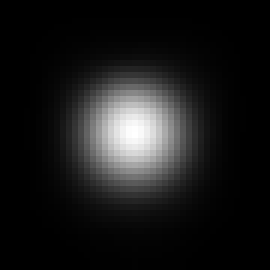
%> input picture Datasets/Illumination/PSFmodel/svPSFmodel_EigenPSFs_Illumination.tif, 45 x 45 px (shown 6 times larger)
$ octave ScriptLRTV.m   (GNU Octave 9; MATLAB toolbox functions it lacks are replaced by stand-ins)
%> lines starting %> are read from the running program, lines starting %| are printed output that depends on the picture
%> the answer given: ../Datasets/Illumination/PSFmodel/svPSFmodel_EigenPSFs_Illumination.tif
### Code/makeEdgeAtt.m
function edgeMask = makeEdgeAtt(L,ImDim)
%> called with L = 15, ImDim = 45

% This function create a square array of dimension ImDim x ImDim
% of amplitude 1 with the edges attenuated to zero using a cos function
% to a length of L pixels.
%
% By Raphael Turcotte (2020)
% University of Oxford
% raphael.turcotte@pharm.ox.ac.uk / rturcotte861@gmail.com

edgeMask = ones(ImDim,ImDim);

for i = L:-1:1
    edgeMask(i,:) = cos((L+1-i)*pi/(L*2))*edgeMask(i,:);
    edgeMask(:,i) = cos((L+1-i)*pi/(L*2))*edgeMask(:,i);
    edgeMask(end+1-i,:) = cos((L+1-i)*pi/(L*2))*edgeMask(end+1-i,:);
    edgeMask(:,end+1-i) = cos((L+1-i)*pi/(L*2))*edgeMask(:,end+1-i);
end
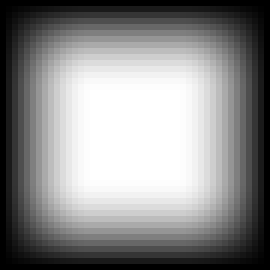
%> edgeMask: size 45x45 double (shown 6 times larger); min 8.02e-32, max 1, mean 0.54

### Code/RLTV_SVdeconv.m
function result = RLTV_SVdeconv(image, PSF, fCoeffMaps, iterations, modes, lambda, saveoption, name)
%> called with PSF = 'svPSFmodel_EigenPSFs_Illumination.tif', fCoeffMaps = 'svPSFmodel_CoeffMaps_Illumination.tif', iterations = 1, modes = 1, lambda = 0.002, saveoption = 0

% Usage: Perform Richardson-Lucy deconvolution with total variation regularisation
% using a spatially-variantPSF model based on eigen-PSF decomposition.
%
% Inputs:
%   image: 2D array to be deconvolved (double)
%   PSF: name of the eigen-PSFs image stack (string)
%   fCoeffMaps: name of the eigen-coefficients image stack (string)
%   iterations: number of iterations to use for deconvolution (int)
%   modes: number of eigen-PSFs to use for deconvolution (int)
%   lambda: total variation coefficient
%   saveoption: option for saving image at each iteration when = 1
%   name:filename for saving in saveoption
%
% Output:
%   result: deconvolved image
%
% By Raphael Turcotte (2020)
% University of Oxford
% raphael.turcotte@pharm.ox.ac.uk / rturcotte861@gmail.com


%% Initialisation
OTF = zeros(size(image,1),size(image,2),modes);
PSF1 = double(imread(PSF, 'index', 1));
PSFi = zeros(size(PSF1,1),size(PSF1,2),modes);
OTF_hat = zeros(size(image,1),size(image,2),modes);
PSFi_hat = zeros(size(PSF1,1),size(PSF1,2),modes);
emin = 1e-6; % Define variable to avoid division by zero

% Load all needed eigen-PSFs and convert them to OTFs
fn = image; % at the first iteration
ratio = image;
for j = 1:modes
    PSFi(:,:,j) = double(imread(PSF, 'index', j));
    OTF(:,:,j) = psf2otf(PSFi(:,:,j),size(image));
end

for j = 1:modes
    PSFi_hat(:,:,j) = PSFi(end:-1:1,end:-1:1,j);
    OTF_hat(:,:,j) = psf2otf(PSFi_hat(:,:,j),size(image));
end


%% Iteration of the sv Lucy-Richardson algorithm
for i=1:iterations

    % Calcualte the total variation regularisation factor
    tv = TVL1reg(fn, lambda);

    % Frequency object estimate
    ffn = coeffcorr(image, fCoeffMaps, fn, modes);

    % Frequency image estimate
    Hfn = sumOTF(OTF,ffn,modes);

    % Image estimate
    iHfn = ifft2(Hfn); % inverse Fourier transform of the frequency image estimate

    % Relative blurring
    ratio(iHfn >= emin) = image(iHfn >= emin) ./ iHfn(iHfn >= emin);
    ratio(iHfn < emin) = emin;

    % Frequency relative blurring
    iratio = coeffcorr(image, fCoeffMaps, ratio, modes);

    % Frequency error
    res = sumOTF(OTF_hat, iratio, modes);

    % Error
    ires = ifft2(res); % inverse Fourier transform of the frequency error

    % Correction of frequency error estimate
    fn = tv.*ires.*fn;

    if saveoption == 1
        % Save deconvolved image
        RL = uint8(255*fn/max(max(fn)));
        fSave = strcat(name, int2str(modes),'_Iter', int2str(i),'.tif');
        imwrite(RL, fSave,'tif');
    end

end

result = abs(fn);

end

%%%%%%%%%%%%%%%%%%%%%%%%%%%%%%%%%%%%%%%%%%%%%%%%%%%%%%%%%%%%%%%%%%%%
%
% Function: Apply the coefficient map (X) correction to the spatial
% variable Y and output the FFT of the corrected Y over all modes.
%
function Out = coeffcorr(image, X, Y, modes)

%Pre-allocation
Out = zeros(size(image,1), size(image,2),modes);
for j = 1:modes
    if j > 1
        Coeff = double(imread(X, 'index',j-1));
    else
        Coeff = 1;
    end
    Out(:,:,j) = fft2((Coeff) .* Y); % Fourier transform of the relative blurring
end
end

%%%%%%%%%%%%%%%%%%%%%%%%%%%%%%%%%%%%%%%%%%%%%%%%%%%%%%%%%%%%%%%%%%%%
%
% Function: Sum the multiplication of OTFs with their corrected
% spatial frequency images, contained in X, over all modes (convolution).
%
function Out = sumOTF(OTF, X, modes)
Out = 0;
for j = 1:modes
    Out = Out + OTF(:,:,j).*X(:,:,j);
end
end

### Code/TVL1reg.m
function tv = TVL1reg(M, lambda)
%> called with lambda = 0.002

% Calculate the total variation regularisation factor for the RL algorithm
% using the L1 norm over the divergence of the array M
% as described in Dey et al. Microsc. Res. Tech. 69, 260-266 (2006).
%
% Inputs:
%   M: 2D array
%   lambda: TV regularisation coefficient
%
%   All inputs are required.
%
% Output:
%   tv: total variation regularisation factor
%
% By Raphael Turcotte (2020)
% University of Oxford
% raphael.turcotte@pharm.ox.ac.uk / rturcotte861@gmail.com


% Evaluate the gradient
[gx,gy] = gradient(M);

% Normalise the gradient
[ngx, ngy] = normalise(gx, gy);

% Evaluate the divergence
[ggx,~] = gradient(ngx);
[~,ggy] = gradient(ngy);

% Calculate the total variation factor
tv = calculateTV(lambda, ggx, ggy);

end

function tv = calculateTV(lambda, ggx, ggy)

% Calculate the total variation factor

tv = 1 ./ (1-(ggx+ggy).*lambda);

end

function [ngx, ngy] = normalise(gx, gy)

% Calculate the normalised gradients

% Define variable to avoid division by zero
emin = 1e-6;

% space allocation
ngx = gx;
ngy = gy;

norm = sqrt(gx .* gx + gy .* gy);
ngx(norm < emin) = emin;
%> ngx: size 45x45 double; min -0.00475, max 0.00476, mean 1.93e-08
ngy(norm < emin) = emin;
%> ngy: size 45x45 double; min -0.00444, max 0.00523, mean -5.19e-08
ngx(norm >= emin) = gx(norm >= emin) ./ norm(norm >= emin);
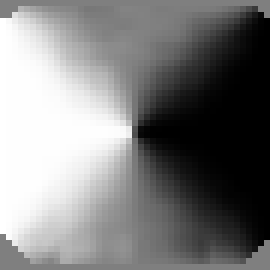
%> ngx: size 45x45 double (shown 6 times larger); min -1, max 1, mean -0.00849; drawn with min black and max white
ngy(norm >= emin) = gy(norm >= emin) ./ norm(norm >= emin);
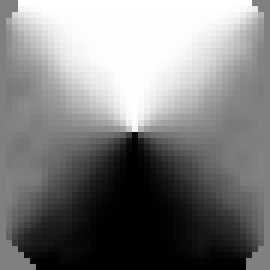
%> ngy: size 45x45 double (shown 6 times larger); min -1, max 1, mean -0.00127; drawn with min black and max white

end

### Code/ScriptLRTV.m
% This script iteratively call the RLTV_SVdeconv() function for the given
% inputs over number of modes and iterations and save thevspatially variant
% Richardson-Lucy deconvolved output with total variation regularisation.
%
% By Raphael Turcotte (2020)
% University of Oxford
% raphael.turcotte@pharm.ox.ac.uk / rturcotte861@gmail.com

clear

% Input parameters
fPSFs = 'svPSFmodel_EigenPSFs_Illumination.tif'; % name of the eigen-PSFs image stack
fCoeffMaps ='svPSFmodel_CoeffMaps_Illumination.tif'; % name of the eigen-coefficients image stack
%fPSFs = 'svPSFmodel_EigenPSFs_Beads.tif'; % name of the eigen-PSFs image stack
%fCoeffMaps ='svPSFmodel_CoeffMaps_Beads.tif'; % name of the eigen-coefficients image stack


modeNum = [1,50,225]; % array of the number of eigen-PSFs to use for deconvolution
iteration = [1,50,500]; % array of the number of iterations to use for deconvolution
lambda = [0.002];
edgeL = 15;
sigma = 2;
saveoption = 0;

%% Prompt user to select folder/files to process
[~, Pathname] = uigetfile('*.tif', 'Pick a mat-file');

% Get list of files to process
dirData = dir(Pathname);      %# Get the data for the current directory
dirIndex = [dirData.isdir];  %# Find the index for directories
fileList = {dirData(~dirIndex).name}';  %'# Get a list of the files
if ~isempty(fileList)
    fileList = cellfun(@(x) fullfile(Pathname,x),fileList,'UniformOutput',false);
else
    msgbox('No file in selected folder.','Invalid input','error');
    return
end

%% Iteration over files, then parameters

for L = 1:1:length(fileList)

    % Get filename string
    Filename = char(fileList(L));

    if contains(Filename, 'tif')

        % Load image to deconvolved and convert to double
        Image = double(imread(Filename));

        % Cosine edge attenuation
        Image = makeEdgeAtt(edgeL, size(Image,1)).*Image;

        % Iterative deconvolution over the number of modes and iterations
        for j = 1:length(modeNum)
            for k = 1:length(iteration)
                for i = 1:length(lambda)

                    % Call the Lucy-Richardson deconvolution function
                    res_RL = RLTV_SVdeconv(Image, fPSFs, fCoeffMaps, iteration(k), modeNum(j), lambda(i), saveoption, Filename);
%> in TVL1reg, `[~,ggy] = gradient(ngy);`:
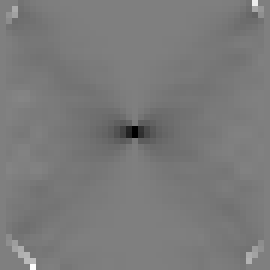
%> ggy: size 45x45 double (shown 6 times larger); min -0.964, max 0.966, mean -0.0363; drawn with min black and max white
%> in calculateTV, `tv = 1 ./ (1-(ggx+ggy).*lambda);`:
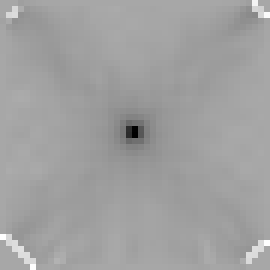
%> tv: size 45x45 double (shown 6 times larger); min 0.996, max 1, mean 1; drawn with min black and max white
%> in RLTV_SVdeconv, `ires = ifft2(res);`:
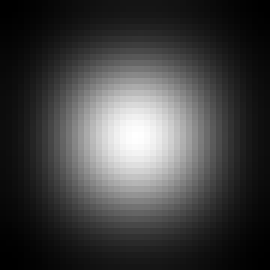
%> ires: size 45x45 double (shown 6 times larger); min 0.0429, max 1.34, mean 0.376; drawn with min black and max white
%> in RLTV_SVdeconv, `fn = tv.*ires.*fn;`:
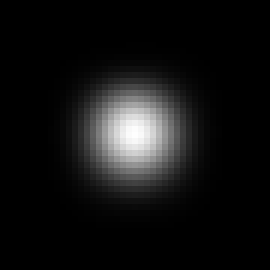
%> fn: size 45x45 double (shown 6 times larger); min 2.01e-38, max 0.0583, mean 0.00429; drawn with min black and max white

                    if saveoption == 0
                        % Convert deconvolved image to 8-bit
                        res_RL = imgaussfilt(res_RL, sigma);
                        RL = uint8(255*res_RL/max(max(res_RL)));
%> the run ends on the next line

$ run again, with Datasets/Bead/PSFmodel/svPSFmodel_EigenPSFs_Beads.tif copied over Datasets/Illumination/PSFmodel/svPSFmodel_EigenPSFs_Illumination.tif
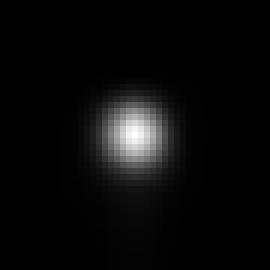
%> input picture Datasets/Bead/PSFmodel/svPSFmodel_EigenPSFs_Beads.tif, 45 x 45 px (shown 6 times larger)
%> in calculateTV, `tv = 1 ./ (1-(ggx+ggy).*lambda);`:
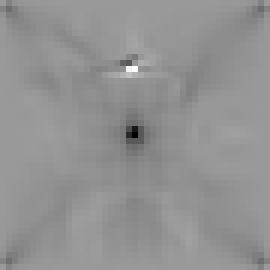
%> tv: size 45x45 double (shown 6 times larger); min 0.996, max 1, mean 1; drawn with min black and max white
%> in RLTV_SVdeconv, `ires = ifft2(res);`:
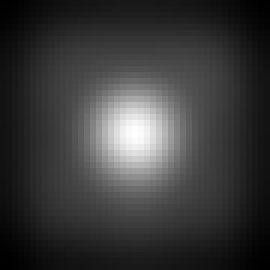
%> ires: size 45x45 double (shown 6 times larger); min 0.164, max 1.4, mean 0.447; drawn with min black and max white
